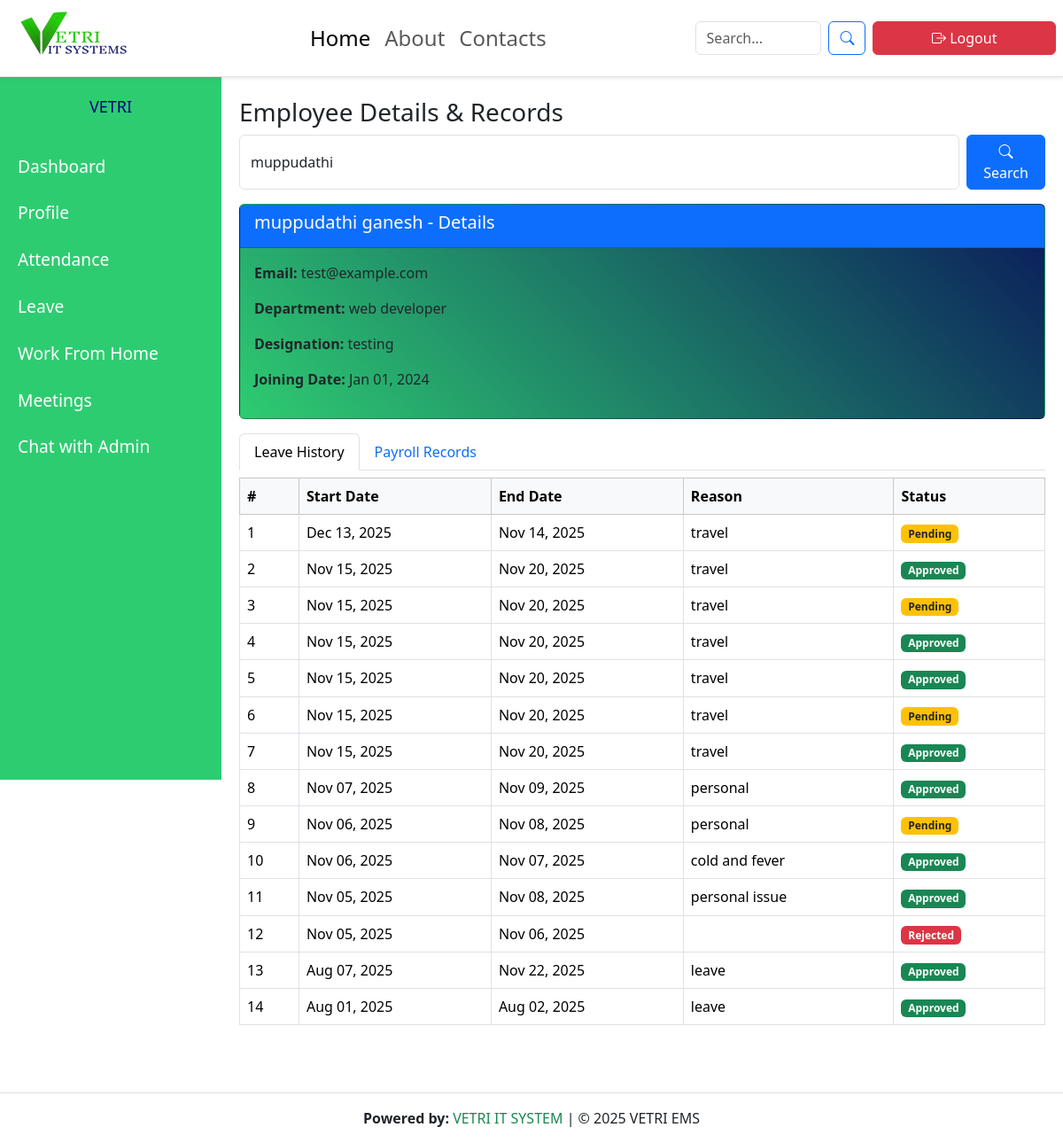
The page /employee/detail/?q=muppudathi on the database as committed earlier.
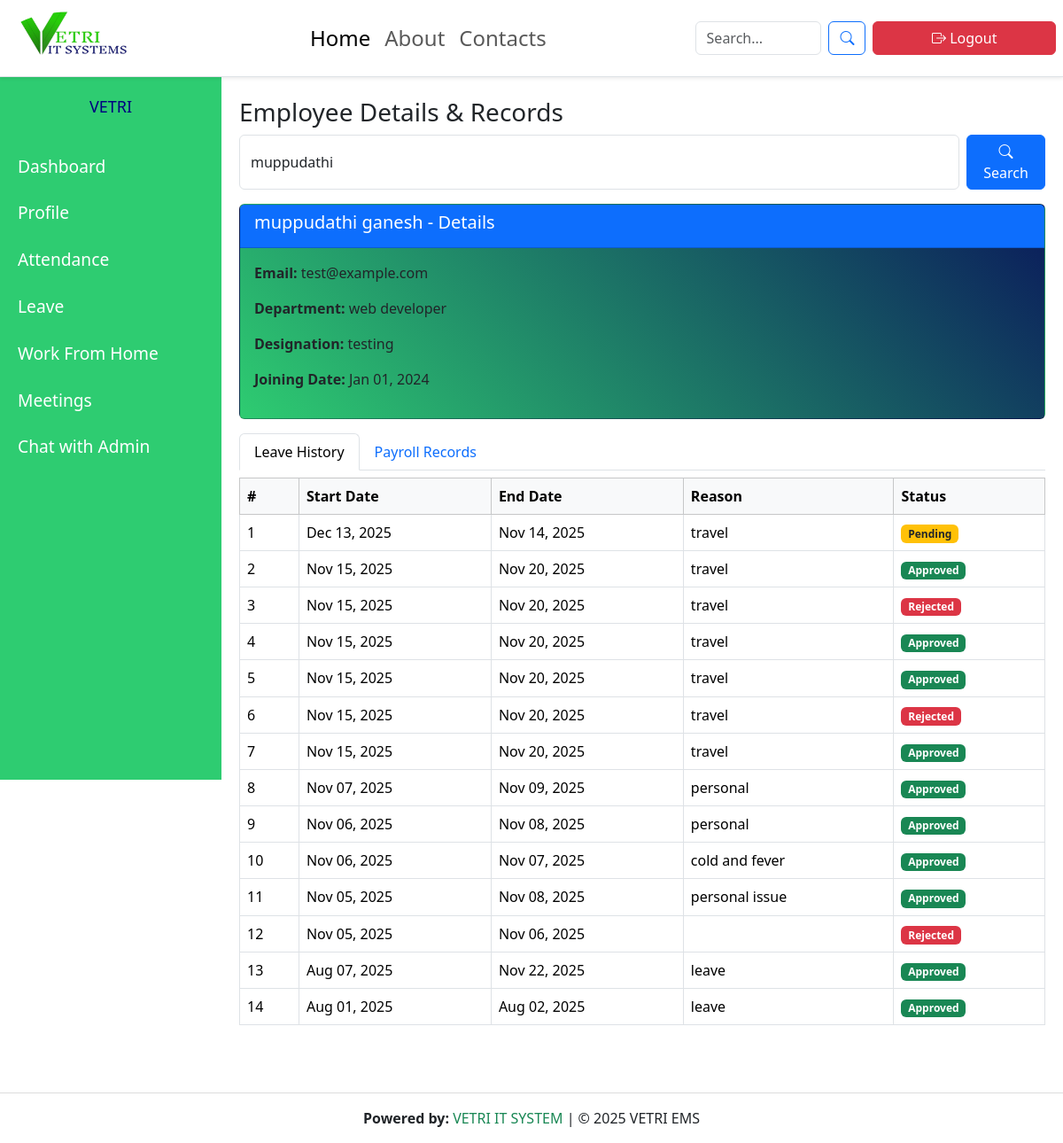
The same page on the database as committed later.
### employees/models.py (models this page shows, shortened)
class Leave(models.Model):
    employee = models.ForeignKey(Employee, on_delete=models.CASCADE)
    start_date = models.DateField()
    end_date = models.DateField()
    reason = models.TextField()
    status = models.CharField(max_length=10, choices=[
        ('Pending', 'Pending'),
        ('Approved', 'Approved'),
        ('Rejected', 'Rejected'),
    ], default='Pending')

### employees/views.py (the view)
# urls.py: path('employee/detail/', views.employee_detail, name='employee_detail'),
def employee_detail(request):
    query = request.GET.get('q', '')
    employee = None
    leaves = None
    payrolls = None
    if query:
        employee = Employee.objects.filter(first_name__icontains=query) | Employee.objects.filter(last_name__icontains=query)
        if employee.exists():
            employee = employee.first()  # take first match
            leaves = Leave.objects.filter(employee=employee).order_by('-start_date')
            payrolls = Payroll.objects.filter(employee=employee).order_by('-month')
        else:
            employee = None
    return render(request, 'employees/employee_detail.html', {
        'employee': employee,
        'leaves': leaves,
        'payrolls': payrolls,
        'query': query
    })

### employees/context_processors.py (called while the page is built)
def admin_id_processor(request):
    try:
        admin_user = User.objects.filter(is_superuser=True).first()
        return {'admin_id': admin_user.id if admin_user else None}
    except:
        return {'admin_id': None}

### employees/models.py (called while the page is built)
    def __str__(self):
        return self.name

    def __str__(self):
        return self.title

### employees/templates/employees/employee_detail.html (shortened to what this page needs)
{% extends "base.html" %}
{% load static %}
{% block content %}
  <link href="https://cdn.jsdelivr.net/npm/bootstrap@5.3.3/dist/css/bootstrap.min.css" rel="stylesheet">
  <link href="https://cdn.jsdelivr.net/npm/bootstrap-icons@1.11.1/font/bootstrap-icons.css" rel="stylesheet">
  <div class="main-content">
    <h3>Employee Details & Records</h3>
    <form method="get" class="d-flex mb-3">
      <input type="text" name="q" class="form-control me-2" placeholder="Search by name..." value="{{ query }}">
      <button type="submit" class="btn btn-primary"><i class="bi bi-search"></i> Search</button>
    </form>
    {% if employee %}
    <div class="card mb-3">
      <div class="card-header bg-primary text-white">
        <h5>{{ employee.first_name }} {{ employee.last_name }} - Details</h5>
      </div>
      <div class="card-body">
        <p><strong>Email:</strong> {{ employee.email }}</p>
        <p><strong>Department:</strong> {{ employee.department }}</p>
        <p><strong>Designation:</strong> {{ employee.designation }}</p>
        <p><strong>Joining Date:</strong> {{ employee.date_joined|date:"M d, Y" }}</p>
      </div>
    </div>
    <ul class="nav nav-tabs" id="employeeTabs" role="tablist">
      <li class="nav-item">
        <button class="nav-link active" id="leave-tab" data-bs-toggle="tab" data-bs-target="#leave" type="button">Leave History</button>
      </li>
      <li class="nav-item">
        <button class="nav-link" id="payroll-tab" data-bs-toggle="tab" data-bs-target="#payroll" type="button">Payroll Records</button>
      </li>
    </ul>
    <div class="tab-content mt-2">
      <div class="tab-pane fade show active" id="leave">
        {% if leaves %}
        <table class="table table-bordered  mt-2">
          <thead class="table-light">
            <tr>
              <th>#</th>
              <th>Start Date</th>
              <th>End Date</th>
              <th>Reason</th>
              <th>Status</th>
            </tr>
          </thead>
          <tbody>
            {% for leave in leaves %}
            <tr>
              <td>{{ forloop.counter }}</td>
              <td>{{ leave.start_date|date:"M d, Y" }}</td>
              <td>{{ leave.end_date|date:"M d, Y" }}</td>
              <td>{{ leave.reason }}</td>
              <td>
                <span class="badge {% if leave.status == 'Approved' %}bg-success{% elif leave.status == 'Rejected' %}bg-danger{% else %}bg-warning text-dark{% endif %}">
                  {{ leave.status }}
                </span>
              </td>
            </tr>
            {% endfor %}
          </tbody>
        </table>
        {% else %}
        <p class="mt-2">No leave records found.</p>
        {% endif %}
      </div>
    </div>
    {% else %}
    <p>No employee found. Try searching by first or last name.</p>
    {% endif %}
  </div>
{% endblock %}

Rows that differ between the two databases and show on the page:
changed Leave (number 3 of 14 on the later page): status "Pending" → "Rejected"
changed Leave (number 6 of 14 on the later page): status "Pending" → "Rejected"
changed Leave (number 9 of 14 on the later page): status "Pending" → "Approved"
